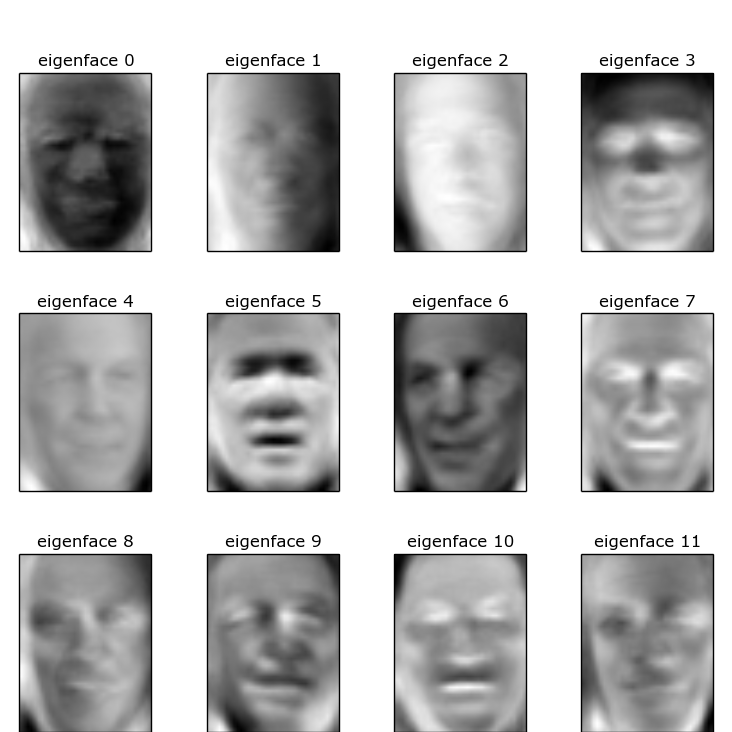

Generate this figure with Python:
"""
The dataset used in this example is a preprocessed excerpt of the
"Labeled Faces in the Wild", aka LFW_:

http://vis-www.cs.umass.edu/lfw/lfw-funneled.tgz (233MB)

_LFW: http://vis-www.cs.umass.edu/lfw/

original source: http://scikit-learn.org/stable/auto_examples/applications/face_recognition.html
"""

from time import time
import logging
import pylab as pl
import numpy as np

from sklearn.cross_validation import train_test_split
from sklearn.datasets import fetch_lfw_people
from sklearn.grid_search import GridSearchCV
from sklearn.metrics import classification_report
from sklearn.metrics import confusion_matrix
from sklearn.decomposition import RandomizedPCA
from sklearn.svm import SVC

logging.basicConfig(level=logging.INFO, format='%(asctime)s %(message)s')

lfw_people = fetch_lfw_people(min_faces_per_person=70, resize=0.4)
n_samples, h, w = lfw_people.images.shape
np.random.seed(42)
X = lfw_people.data
n_features = X.shape[1]
y = lfw_people.target
target_names = lfw_people.target_names
n_classes = target_names.shape[0]

print "Total dataset size:"
print "n_samples: %d" % n_samples
print "n_features: %d" % n_features
print "n_classes: %d" % n_classes

X_train, X_test, y_train, y_test = train_test_split(X, y, test_size=0.25, random_state=42)

n_components = 150
print "Extracting the top %d eigenfaces from %d faces" % (n_components, X_train.shape[0])
t0 = time()
pca = RandomizedPCA(n_components=n_components, whiten=True).fit(X_train)
print "Done in %0.3fs" % (time() - t0)

eigenfaces = pca.components_.reshape((n_components, h, w))

print "Projecting the input data on the eigenfaces orthonormal basis"
t0 = time()
X_train_pca = pca.transform(X_train)
X_test_pca = pca.transform(X_test)
print "Done in %0.3fs" % (time() - t0)

print "Fitting the classifier to the training set"
t0 = time()
param_grid = {
         'C': [1e3, 5e3, 1e4, 5e4, 1e5],
          'gamma': [0.0001, 0.0005, 0.001, 0.005, 0.01, 0.1],
          }

clf = GridSearchCV(SVC(kernel='rbf', class_weight='balanced'), param_grid)
clf = clf.fit(X_train_pca, y_train)
print "Done in %0.3fs" % (time() - t0)
print "Best estimator found by grid search:"
print clf.best_estimator_

print "Predicting the people names on the testing set"
t0 = time()
y_pred = clf.predict(X_test_pca)
print "Done in %0.3fs" % (time() - t0)

print classification_report(y_test, y_pred, target_names=target_names)
print confusion_matrix(y_test, y_pred, labels=range(n_classes))

def plot_gallery(images, titles, h, w, n_row=3, n_col=4):
    pl.figure(figsize=(1.8 * n_col, 2.4 * n_row))
    pl.subplots_adjust(bottom=0, left=.01, right=.99, top=.90, hspace=.35)
    for i in range(n_row * n_col):
        pl.subplot(n_row, n_col, i + 1)
        pl.imshow(images[i].reshape((h, w)), cmap=pl.cm.gray)
        pl.title(titles[i], size=12)
        pl.xticks(())
        pl.yticks(())


def title(y_pred, y_test, target_names, i):
    pred_name = target_names[y_pred[i]].rsplit(' ', 1)[-1]
    true_name = target_names[y_test[i]].rsplit(' ', 1)[-1]
    return 'Predicted: %s\ntrue:      %s' % (pred_name, true_name)

prediction_titles = [title(y_pred, y_test, target_names, i)
                         for i in range(y_pred.shape[0])]

plot_gallery(X_test, prediction_titles, h, w)

eigenface_titles = ["eigenface %d" % i for i in range(eigenfaces.shape[0])]
plot_gallery(eigenfaces, eigenface_titles, h, w)

pl.show()
